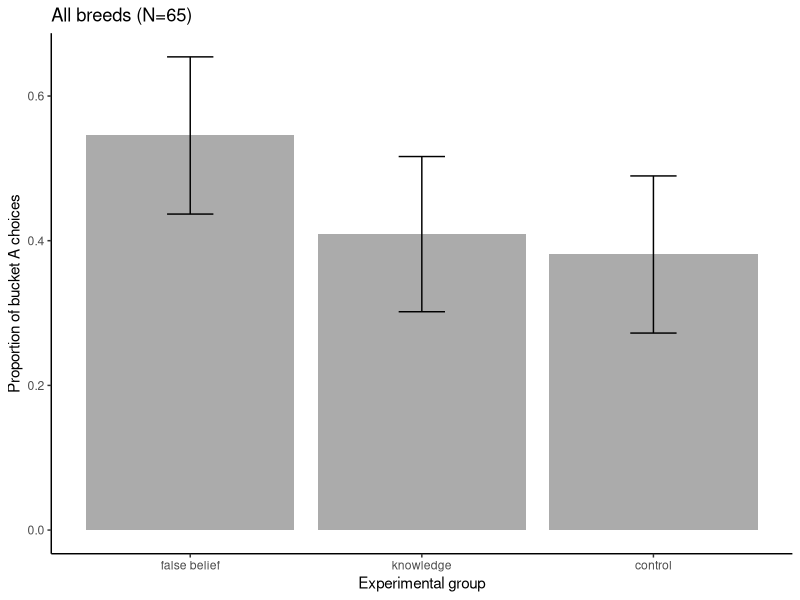
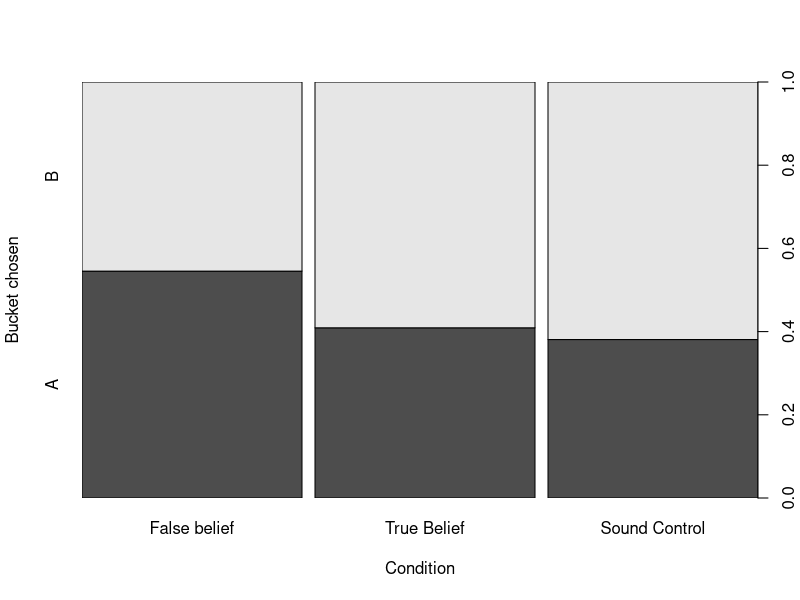
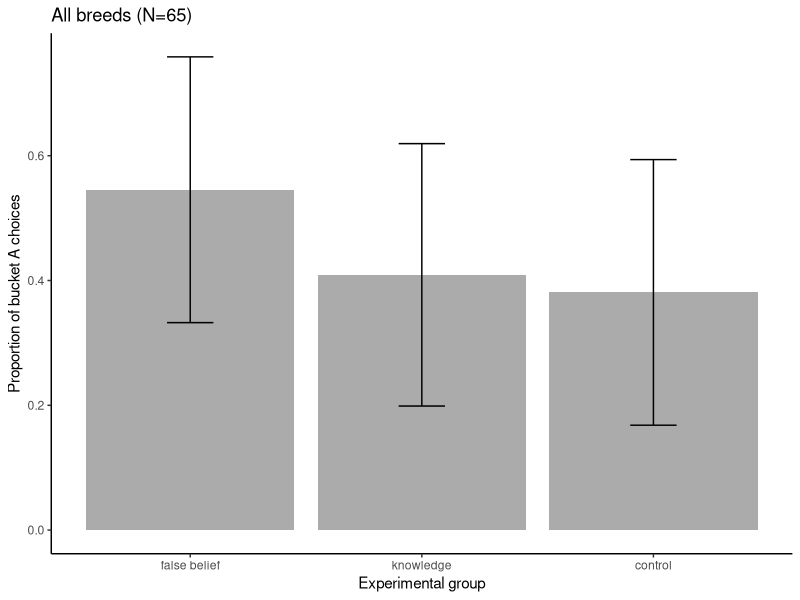

Source code (R) for these figures, in order:
## ---- chunk 1
library(tidyverse)
library(ggplot2)
## ---- chunk 2
xdata <- read.csv("data/tested_dogs.csv", header = TRUE) %>% 
   mutate(choice_letter = as.factor(choice_letter),
         condition = as.factor(condition),
         age_months = as.numeric(age_months)) %>% 
  filter(choice_letter %in% c("A", "B")) %>%   # Keep rows where choice_letter is "A" or "B"
  droplevels()
## ---- chunk 3
##nr. dogs choosing bucket A and B overall
table(xdata$choice_letter)

##proportions relative to the whole sample
mean(xdata$choice_letter=="A")
mean(xdata$choice_letter=="B")

##nr. dogs choosing bucket A and B in each condition
table(xdata$condition, xdata$choice_letter)

##proportions relative to the different conditions
fb_subset <- xdata[xdata$condition == "false_belief", ]
know_subset <- xdata[xdata$condition == "knowledge", ]
ctr_subset <- xdata[xdata$condition == "control", ]
mean(fb_subset$choice_letter=="A")
mean(know_subset$choice_letter=="A")
mean(ctr_subset$choice_letter=="A")

#experimenters (communicator and hider)
table(xdata$condition, xdata$communicator)
table(xdata$condition, xdata$hider)

#age
mean(fb_subset$age_months)
mean(know_subset$age_months)
mean(ctr_subset$age_months)

#sex
table(xdata$sex, xdata$condition)
## ---- chunk 4
#table with descriptive stats for plotting
plot.data <- xdata %>%
  mutate(choice = ifelse(choice_letter == "A", 1, 0)) %>%
  mutate(condition = fct_relevel(
    fct_recode(
      condition,
      "false belief" = "false_belief",
      "knowledge" = "knowledge",
      "control" = "control"
    ),
    "false belief",
    "knowledge",
    "control"
  )) %>% #specify order of factor levels for factor_relevel
  group_by(condition) %>%
  summarise(
    mean.choiceA = mean(choice),
    sd.choiceA = sd(choice),
    n.choseA = sum(choice),
    median.choiceA = median(choice),
    n.tested.per.cond = length(choice),
    se.choiceA = sd(choice) / sqrt(length(choice))
  )

plot.data

##barplot of choices by experimental group

p.choice <- ggplot(data = plot.data, aes(x = condition, y = mean.choiceA)) +
  geom_bar(stat = "identity", alpha = 0.5) +
  geom_errorbar(aes(ymin = mean.choiceA - se.choiceA, ymax = mean.choiceA + #error bars represent standard error
                      se.choiceA),
                width = .2) +
  #ylim(0,0.8)+
  #geom_signif(comparisons=list(c("False Belief", #"Knowledge")), annotations="*",
  #             y_position = 0.75, tip_length = 0.04, #vjust=0.4) +
  theme_classic() +
  labs(x = "Experimental group", y = "Proportion of bucket A choices")+
  ggtitle("All breeds (N=65)")

p.choice
 
#saving the plot with ggsave
# ggsave(
#   "./graphs/bucket_A_choices_BC.png",
#   plot = last_plot(),
#   device = NULL,
#  # path = "C:/Users/lonardol/Desktop/False Belief experiment/FB_2_follow_up/Graphs/Border Collies",
#   scale = 0.8,
#   width = 7,
#   height = 6,
#   #units = c("in", "cm", "mm"),
#   dpi = 320,
#   limitsize = TRUE
# )
## ---- chunk 5
#mosaic plot to visualize also bucket B choices
mosaic.plot.data  <- xdata %>%
  mutate(choice_letter = fct_relevel(choice_letter, "B", "A")) %>%
  mutate(condition = fct_relevel(
    fct_recode(
      condition,
      "False belief" = "false_belief",
      "True Belief" = "knowledge",
      "Sound Control" = "control"
    ),
    "False belief",
    "True Belief",
    "Sound Control"
  )) #specify order of factor levels for factor_relevel

plot(mosaic.plot.data$condition,mosaic.plot.data$choice_letter,
  xlab = "Condition",
  ylab = "Bucket chosen")


#saving the plot with ggsave
# ggsave(
#   "./graphs/bucket_A_choices_BC.png",
#   plot = last_plot(),
#   device = NULL,
#  # path = "C:/Users/lonardol/Desktop/False Belief experiment/FB_2_follow_up/Graphs/Border Collies",
#   scale = 0.8,
#   width = 7,
#   height = 6,
#   #units = c("in", "cm", "mm"),
#   dpi = 320,
#   limitsize = TRUE
# )
## ---- chunk 6
#chi square test (false belief - knowledge) 29 October
condition<-c("false belief", "knowledge", "control")
outcome <- plot.data$n.choseA # number of successes (bucket A chosen) for each condition
n <- plot.data$n.tested.per.cond # total trials for each condition

# Create a contingency table
table <- matrix(c(outcome[1], n[1] - outcome[1], outcome[2], n[2] - outcome[2], outcome[3], n[3] - outcome[3]), 
                nrow = 3, byrow = TRUE)
rownames(table) <- condition
colnames(table) <- c("Success", "Failure")

# Chi-squared test
chisq.test(table)
## ---- chunk 7
#plot with error bars showing confidence intervals 
plot.data.ci <- plot.data %>%
  mutate(ci.lower = mean.choiceA - 1.96 * se.choiceA,
         ci.upper = mean.choiceA + 1.96 * se.choiceA)

# Now, plot with confidence intervals as error bars
p.choice <- ggplot(data = plot.data.ci, aes(x = condition, y = mean.choiceA)) +
  geom_bar(stat = "identity", alpha = 0.5) +
  geom_errorbar(aes(ymin = ci.lower, ymax = ci.upper), width = 0.2) +
  #ylim(0,0.8)+
  #geom_signif(comparisons=list(c("False Belief", "Knowledge")), annotations="*",
  #             y_position = 0.75, tip_length = 0.04, vjust=0.4) +
  theme_classic() +
  labs(x = "Experimental group", y = "Proportion of bucket A choices") +
  ggtitle("All breeds (N=65)")

p.choice
